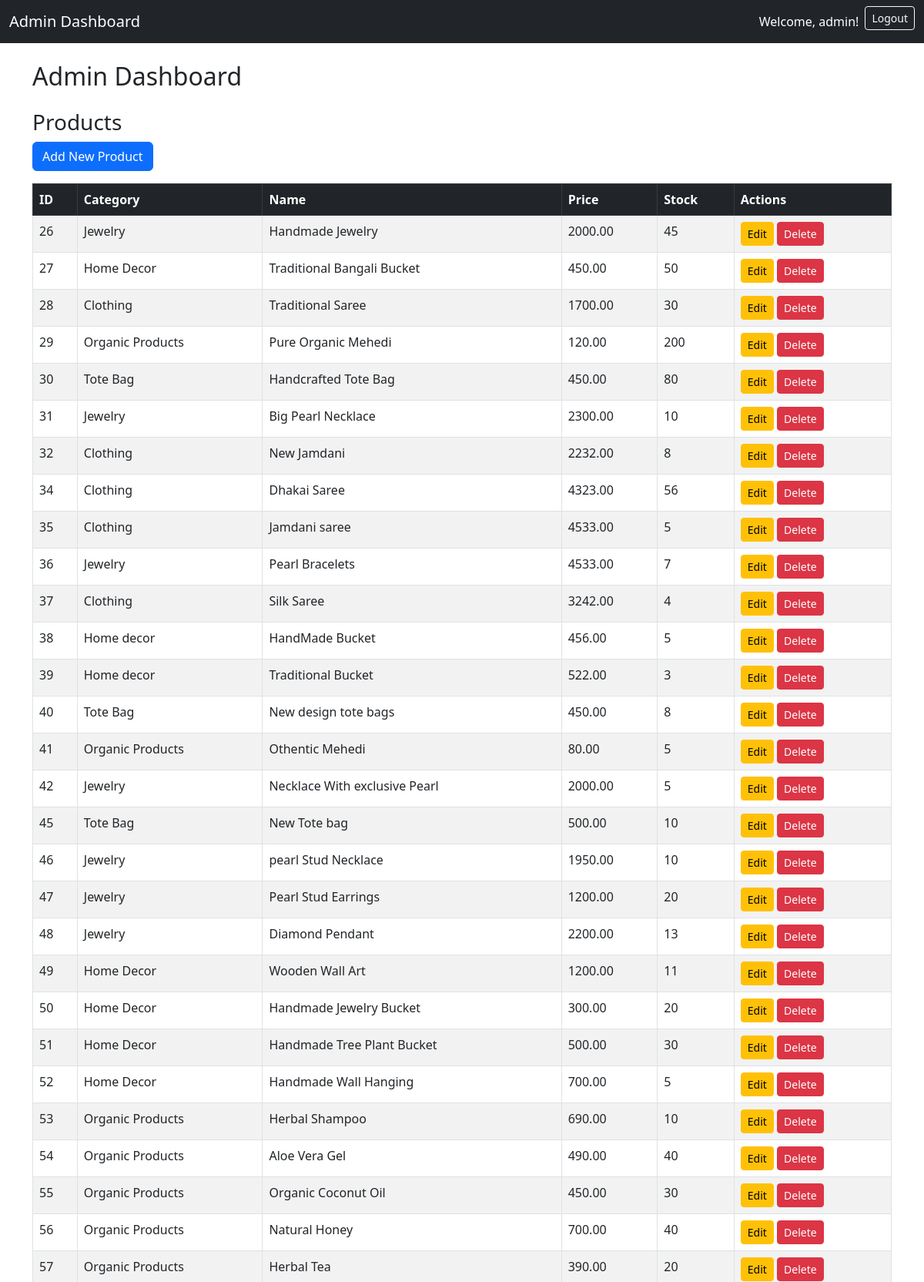
The page /admin_dashboard.php (signed in, upper part) on the database its author committed.
### tables this page shows
CREATE TABLE `products` (
  `id` int(11) NOT NULL,
  `category` varchar(255) DEFAULT NULL,
  `name` varchar(100) NOT NULL,
  `description` text DEFAULT NULL,
  `price` decimal(10,2) NOT NULL,
  `image` varchar(255) DEFAULT NULL,
  `stock` int(11) NOT NULL
);

### admin_dashboard.php (the view, shortened to what this page needs)
<?php
require 'db_connect.php';
$products = $conn->query("SELECT * FROM products");
?>
<!DOCTYPE html>
<html lang="en">
<head>
    <link href="https://cdn.jsdelivr.net/npm/bootstrap@5.3.0-alpha3/dist/css/bootstrap.min.css" rel="stylesheet">
</head>
<body>
    <nav class="navbar navbar-expand-lg navbar-dark bg-dark">
        <div class="container-fluid">
            <a class="navbar-brand" href="#">Admin Dashboard</a>
            <div class="collapse navbar-collapse" id="navbarNav">
                <ul class="navbar-nav ms-auto">
                    <li class="nav-item">
                        <span class="nav-link text-white">Welcome, <?= htmlspecialchars($_SESSION['admin_username']); ?>!</span>
                    </li>
                    <li class="nav-item">
                        <a class="btn btn-outline-light btn-sm" href="logout.php">Logout</a>
                    </li>
                </ul>
            </div>
        </div>
    </nav>
    <div class="container mt-4">
        <h2 class="mb-4">Admin Dashboard</h2>
        <h3>Products</h3>
        <div class="mb-3">
            <a href="add_product.php" class="btn btn-primary">Add New Product</a>
        </div>
        <table class="table table-bordered table-striped">
            <thead class="table-dark">
                <tr>
                    <th>ID</th>
                    <th>Category</th>
                    <th>Name</th>
                    <th>Price</th>
                    <th>Stock</th>
                    <th>Actions</th>
                </tr>
            </thead>
            <tbody>
                <?php while ($row = $products->fetch_assoc()): ?>
                <tr>
                    <td><?= $row['id']; ?></td>
                    <td><?= htmlspecialchars($row['category']); ?></td>
                    <td><?= htmlspecialchars($row['name']); ?></td>
                    <td><?= htmlspecialchars($row['price']); ?></td>
                    <td><?= htmlspecialchars($row['stock']); ?></td>
                    <td>
                        <a href="edit_product.php?id=<?= $row['id']; ?>" class="btn btn-warning btn-sm">Edit</a>
                        <a href="delete_product.php?id=<?= $row['id']; ?>" class="btn btn-danger btn-sm" onclick="return confirm('Are you sure?')">Delete</a>
                    </td>
                </tr>
                <?php endwhile; ?>
            </tbody>
        </table>
    </div>
</body>
</html>

### rows shown on the page
products: id "26", category "Jewelry", name "Handmade Jewelry", price "2000.00", stock "45"
products: id "27", category "Home Decor", name "Traditional Bangali Bucket", price "450.00", stock "50"
products: id "28", category "Clothing", name "Traditional Saree", price "1700.00", stock "30"
products: id "29", category "Organic Products", name "Pure Organic Mehedi", price "120.00", stock "200"
products: id "30", category "Tote Bag", name "Handcrafted Tote Bag", price "450.00", stock "80"
products: id "31", category "Jewelry", name "Big Pearl Necklace", price "2300.00", stock "10"
products: id "32", category "Clothing", name "New Jamdani", price "2232.00", stock "8"
products: id "34", category "Clothing", name "Dhakai Saree", price "4323.00", stock "56"
products: id "35", category "Clothing", name "Jamdani saree", price "4533.00", stock "5"
products: id "36", category "Jewelry", name "Pearl Bracelets", price "4533.00", stock "7"
products: id "37", category "Clothing", name "Silk Saree", price "3242.00", stock "4"
products: id "38", category "Home decor", name "HandMade Bucket", price "456.00", stock "5"
products: id "39", category "Home decor", name "Traditional Bucket", price "522.00", stock "3"
products: id "40", category "Tote Bag", name "New design tote bags", price "450.00", stock "8"
products: id "41", category "Organic Products", name "Othentic Mehedi", price "80.00", stock "5"
products: id "42", category "Jewelry", name "Necklace With exclusive Pearl", price "2000.00", stock "5"
products: id "45", category "Tote Bag", name "New Tote bag", price "500.00", stock "10"
products: id "46", category "Jewelry", name "pearl Stud Necklace", price "1950.00", stock "10"
products: id "47", category "Jewelry", name "Pearl Stud Earrings", price "1200.00", stock "20"
products: id "48", category "Jewelry", name "Diamond Pendant", price "2200.00", stock "13"
products: id "49", category "Home Decor", name "Wooden Wall Art", price "1200.00", stock "11"
products: id "50", category "Home Decor", name "Handmade Jewelry Bucket", price "300.00", stock "20"
products: id "51", category "Home Decor", name "Handmade Tree Plant Bucket", price "500.00", stock "30"
products: id "52", category "Home Decor", name "Handmade Wall Hanging", price "700.00", stock "5"
products: id "53", category "Organic Products", name "Herbal Shampoo", price "690.00", stock "10"
products: id "54", category "Organic Products", name "Aloe Vera Gel", price "490.00", stock "40"
products: id "55", category "Organic Products", name "Organic Coconut Oil", price "450.00", stock "30"
products: id "56", category "Organic Products", name "Natural Honey", price "700.00", stock "40"
products: id "57", category "Organic Products", name "Herbal Tea", price "390.00", stock "20"

### other values the page prints
$_SESSION['admin_username'] "admin"
